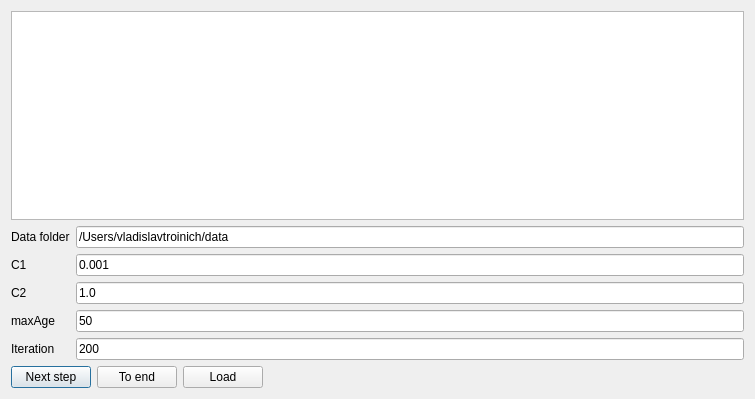
<?xml version="1.0" encoding="UTF-8"?>
<ui version="4.0">
 <class>MainForm</class>
 <widget class="QDialog" name="MainForm">
  <property name="geometry">
   <rect>
    <x>0</x>
    <y>0</y>
    <width>755</width>
    <height>399</height>
   </rect>
  </property>
  <property name="windowTitle">
   <string>Dialog</string>
  </property>
  <layout class="QVBoxLayout" name="verticalLayout">
   <item>
    <widget class="QTableView" name="tableView"/>
   </item>
   <item>
    <layout class="QFormLayout" name="formLayout">
     <item row="1" column="0">
      <widget class="QLabel" name="label">
       <property name="text">
        <string>Data folder</string>
       </property>
      </widget>
     </item>
     <item row="1" column="1">
      <widget class="QLineEdit" name="dataFolderLineEdit">
       <property name="text">
        <string>/Users/vladislavtroinich/data</string>
       </property>
      </widget>
     </item>
     <item row="2" column="0">
      <widget class="QLabel" name="label_2">
       <property name="text">
        <string>C1</string>
       </property>
      </widget>
     </item>
     <item row="3" column="0">
      <widget class="QLabel" name="label_3">
       <property name="text">
        <string>C2</string>
       </property>
      </widget>
     </item>
     <item row="2" column="1">
      <widget class="QLineEdit" name="c1LineEdit">
       <property name="text">
        <string>0.001</string>
       </property>
      </widget>
     </item>
     <item row="3" column="1">
      <widget class="QLineEdit" name="c2LineEdit">
       <property name="text">
        <string>1.0</string>
       </property>
      </widget>
     </item>
     <item row="4" column="0">
      <widget class="QLabel" name="label_4">
       <property name="text">
        <string>maxAge</string>
       </property>
      </widget>
     </item>
     <item row="5" column="0">
      <widget class="QLabel" name="label_5">
       <property name="text">
        <string>Iteration</string>
       </property>
      </widget>
     </item>
     <item row="4" column="1">
      <widget class="QLineEdit" name="maxAgeLineEdit">
       <property name="text">
        <string>50</string>
       </property>
      </widget>
     </item>
     <item row="5" column="1">
      <widget class="QLineEdit" name="iterationLineEdit">
       <property name="text">
        <string>200</string>
       </property>
      </widget>
     </item>
    </layout>
   </item>
   <item>
    <layout class="QHBoxLayout" name="horizontalLayout">
     <item>
      <widget class="QPushButton" name="nextStepPushBtn">
       <property name="text">
        <string>Next step</string>
       </property>
      </widget>
     </item>
     <item>
      <widget class="QPushButton" name="toEndPushButton">
       <property name="text">
        <string>To end</string>
       </property>
      </widget>
     </item>
     <item>
      <widget class="QPushButton" name="loadPushButton">
       <property name="text">
        <string>Load</string>
       </property>
      </widget>
     </item>
     <item>
      <spacer name="horizontalSpacer">
       <property name="orientation">
        <enum>Qt::Horizontal</enum>
       </property>
       <property name="sizeHint" stdset="0">
        <size>
         <width>40</width>
         <height>20</height>
        </size>
       </property>
      </spacer>
     </item>
    </layout>
   </item>
  </layout>
 </widget>
 <resources/>
 <connections/>
</ui>
